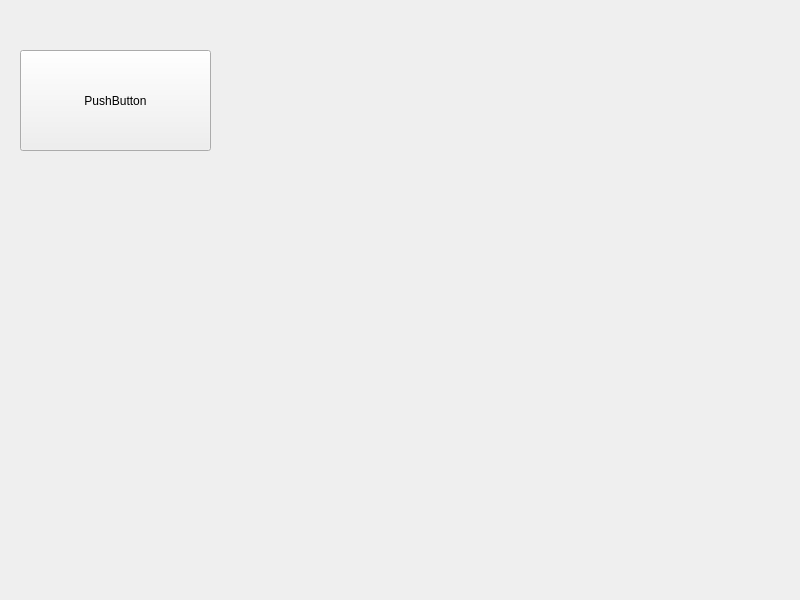
<?xml version="1.0" encoding="UTF-8"?>
<ui version="4.0">
 <class>MainWindow</class>
 <widget class="QMainWindow" name="MainWindow">
  <property name="geometry">
   <rect>
    <x>0</x>
    <y>0</y>
    <width>800</width>
    <height>600</height>
   </rect>
  </property>
  <property name="windowTitle">
   <string>MainWindow</string>
  </property>
  <widget class="QWidget" name="centralwidget">
   <widget class="QPushButton" name="pushButton">
    <property name="geometry">
     <rect>
      <x>20</x>
      <y>50</y>
      <width>191</width>
      <height>101</height>
     </rect>
    </property>
    <property name="text">
     <string>PushButton</string>
    </property>
   </widget>
  </widget>
 </widget>
 <resources/>
 <connections/>
</ui>
